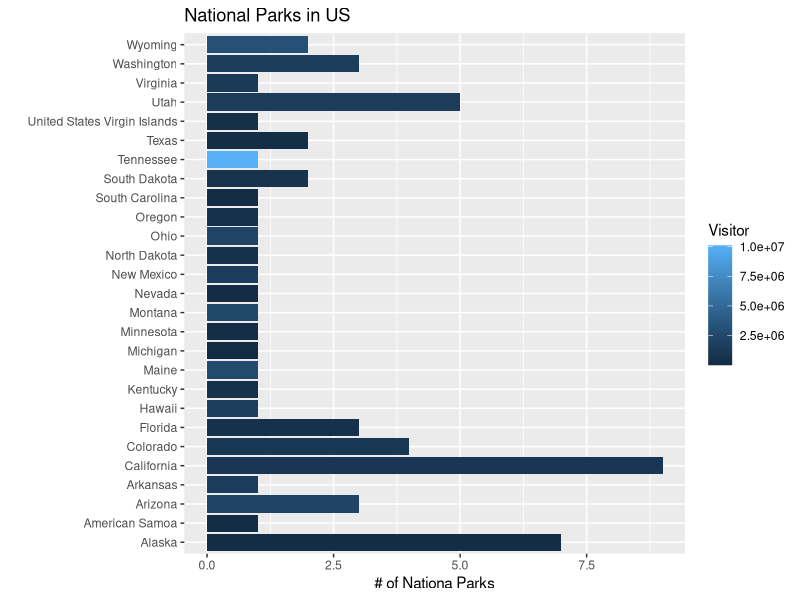

This chart was generated by the following R code:
setwd('~/Desktop/nycdsa/project_3_web_scraping/')
# library(data.table)
# library(Hmisc)
library(dplyr)
library(ggplot2)
library(reshape2)
library(ggfortify)

####################### Import data and transformation #######################
##############################################################################

df = read.csv("./df_state_count.csv", stringsAsFactors = FALSE)  

arrange(df, count)       # Use arrange from plyr package
df = df[ order(df$count), ]   # Use built-in R functions
rownames(df) <- 1:nrow(df)
 
####################### Bar charts ###########################################
##############################################################################

ggplot(df, aes(state, count)) +  
  geom_bar(aes(fill=Visitor),stat="identity") +
  labs(title= 'National Parks in US', x='',y='# of Nationa Parks') +
  coord_flip() 

 
